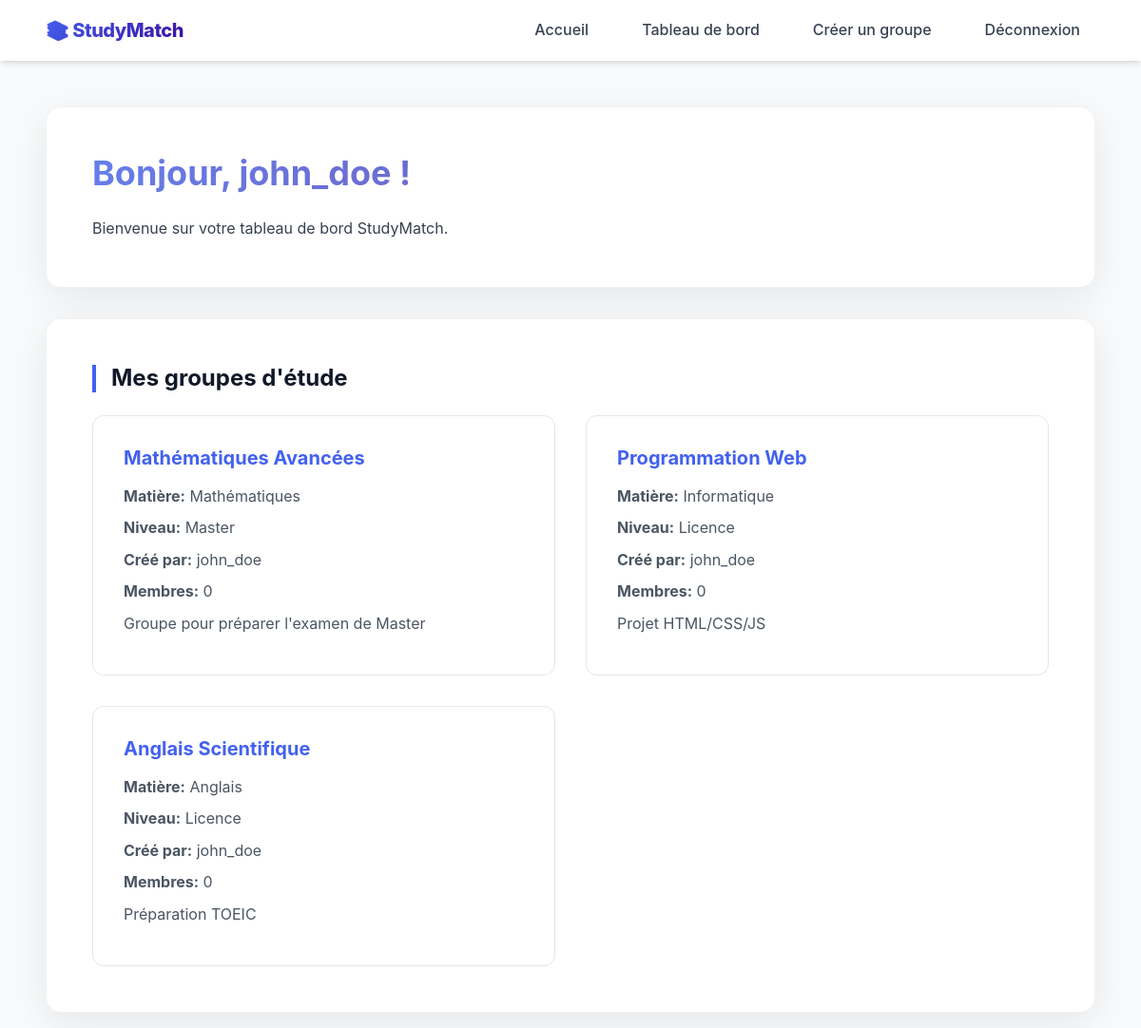
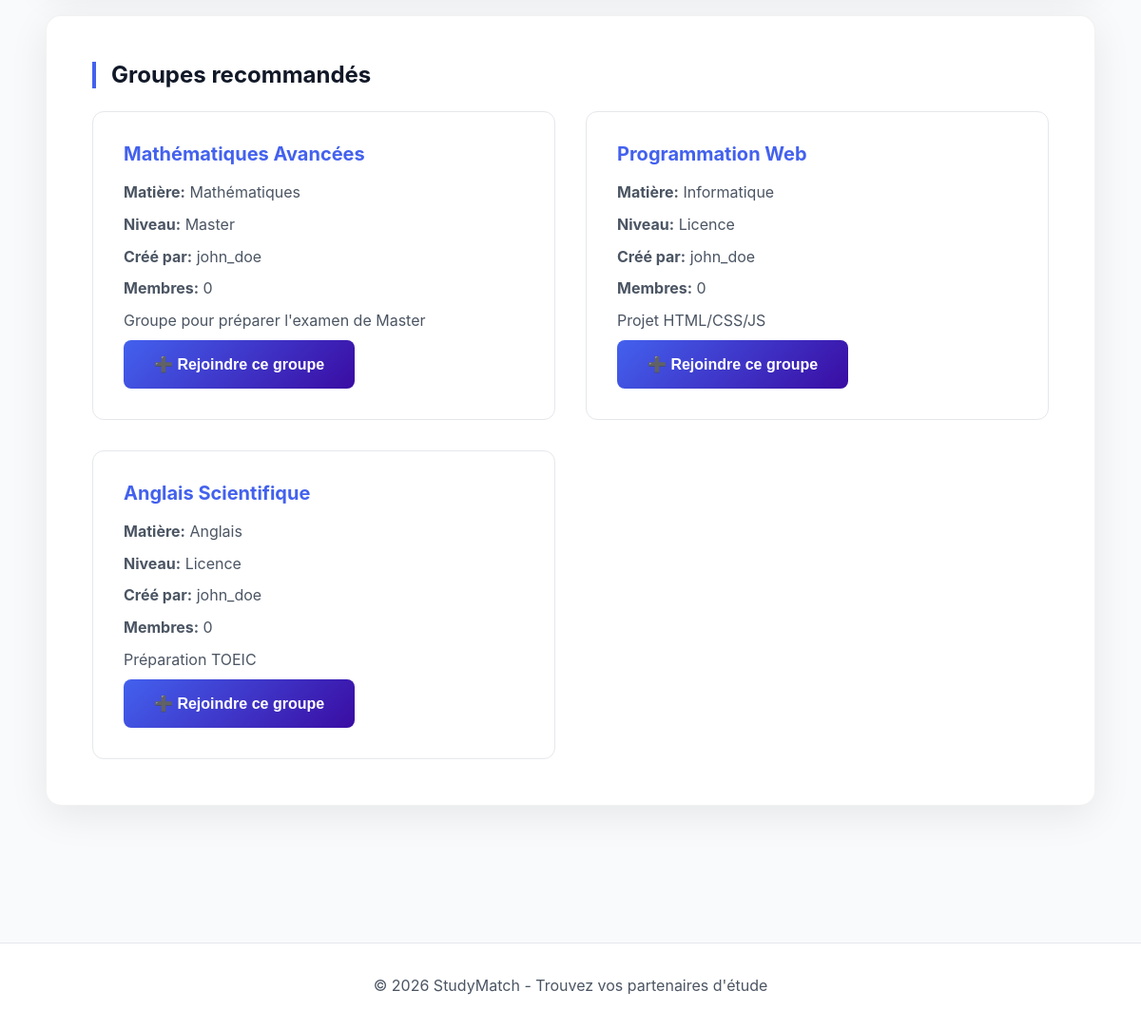
/dashboard.php (signed in), run on the app's committed database (2 pictures, top to bottom).
### tables this page shows
CREATE TABLE `study_groups` (
  `id` int(11) NOT NULL,
  `name` varchar(100) NOT NULL,
  `subject` varchar(100) NOT NULL,
  `level` varchar(50) NOT NULL,
  `description` text DEFAULT NULL,
  `created_by` int(11) NOT NULL,
  `created_at` timestamp NOT NULL DEFAULT current_timestamp()
);

CREATE TABLE `users` (
  `id` int(11) NOT NULL,
  `username` varchar(50) NOT NULL,
  `email` varchar(100) NOT NULL,
  `password` varchar(255) NOT NULL,
  `created_at` timestamp NOT NULL DEFAULT current_timestamp()
);

### dashboard.php (the view, shortened to what this page needs)
<?php
include 'includes/config.php';
$user_id = $_SESSION['user_id'];
$username = $_SESSION['username'];
$my_groups_sql = "SELECT g.*, u.username as creator_name,
                  (SELECT COUNT(*) FROM members WHERE group_id = g.id) as member_count
                  FROM study_groups g
                  JOIN users u ON g.created_by = u.id
                  LEFT JOIN members m ON g.id = m.group_id
                  WHERE g.created_by = ? OR m.user_id = ?
                  GROUP BY g.id
                  ORDER BY g.created_at DESC";
$stmt = $conn->prepare($my_groups_sql);
$stmt->bind_param("ii", $user_id, $user_id);
$stmt->execute();
$my_groups = $stmt->get_result();
?>
<!DOCTYPE html>
<html lang="fr">
<head>
    <link rel="stylesheet" href="assets/css/style.css">
</head>
<body>
    <nav class="navbar">
        <a href="index.php" class="logo">📚 StudyMatch</a>
        <ul class="nav-links">
            <li><a href="index.php">Accueil</a></li>
            <li><a href="dashboard.php">Tableau de bord</a></li>
            <li><a href="create_group.php">Créer un groupe</a></li>
            <li><a href="logout.php">Déconnexion</a></li>
        </ul>
    </nav>
    <div class="container">
        <div class="card">
            <h1>Bonjour, <?php echo htmlspecialchars($username); ?> !</h1>
            <p>Bienvenue sur votre tableau de bord StudyMatch.</p>
        </div>
        <div class="card">
            <h2>Mes groupes d'étude</h2>
            <div class="grid">
                <?php if ($my_groups->num_rows > 0): ?>
                    <?php while ($group = $my_groups->fetch_assoc()): ?>
                        <div class="group-card">
                            <h3><?php echo htmlspecialchars($group['name']); ?></h3>
                            <p><strong>Matière:</strong> <?php echo htmlspecialchars($group['subject']); ?></p>
                            <p><strong>Niveau:</strong> <?php echo htmlspecialchars($group['level']); ?></p>
                            <p><strong>Créé par:</strong> <?php echo htmlspecialchars($group['creator_name']); ?></p>
                            <p><strong>Membres:</strong> <?php echo $group['member_count']; ?></p>
                            <p><?php echo htmlspecialchars(substr($group['description'], 0, 100)); ?></p>
                        </div>
                    <?php endwhile; ?>
                <?php else: ?>
                    <p>Vous n'avez encore rejoint aucun groupe.
                    <a href="create_group.php">Créez votre premier groupe</a> ou explorez les groupes disponibles sur la page d'accueil !</p>
                <?php endif; ?>
            </div>
        </div>
        <div class="card">
            <h2>Groupes recommandés</h2>
            <div id="recommendedGroups">
                <?php
                $recommended_sql = "SELECT g.*, u.username as creator_name,
                                    (SELECT COUNT(*) FROM members WHERE group_id = g.id) as member_count
                                    FROM study_groups g
                                    JOIN users u ON g.created_by = u.id
                                    WHERE NOT EXISTS (
                                        SELECT 1 FROM members m WHERE m.group_id = g.id AND m.user_id = ?
                                    )
                                    ORDER BY g.created_at DESC
                                    LIMIT 3";
                $stmt = $conn->prepare($recommended_sql);
                $stmt->bind_param("i", $user_id);
                $stmt->execute();
                $recommended = $stmt->get_result();
                if ($recommended->num_rows > 0):
                ?>
                <div class="grid" id="recommendedGroupsGrid">
                    <?php while ($group = $recommended->fetch_assoc()): ?>
                        <div class="group-card" data-group-id="<?php echo $group['id']; ?>">
                            <h3><?php echo htmlspecialchars($group['name']); ?></h3>
                            <p><strong>Matière:</strong> <?php echo htmlspecialchars($group['subject']); ?></p>
                            <p><strong>Niveau:</strong> <?php echo htmlspecialchars($group['level']); ?></p>
                            <p><strong>Créé par:</strong> <?php echo htmlspecialchars($group['creator_name']); ?></p>
                            <p><strong>Membres:</strong> <?php echo $group['member_count']; ?></p>
                            <p><?php echo htmlspecialchars(substr($group['description'], 0, 100)); ?></p>
                            <button class="btn join-group-btn" data-group-id="<?php echo $group['id']; ?>">➕ Rejoindre ce groupe</button>
                        </div>
                    <?php endwhile; ?>
                </div>
                <?php else: ?>
                    <p>Aucun groupe recommandé pour le moment. Revenez plus tard !</p>
                <?php endif; ?>
            </div>
        </div>
    </div>
    <footer class="footer">
        <p>&copy; 2026 StudyMatch - Trouvez vos partenaires d'étude</p>
    </footer>
</body>
</html>

### data on the page
study_groups: name "Mathématiques Avancées", subject "Mathématiques", level "Master", created_by.username "john_doe", member_count "0", description "Groupe pour préparer l'examen de Master"
study_groups: name "Programmation Web", subject "Informatique", level "Licence", created_by.username "john_doe", member_count "0", description "Projet HTML/CSS/JS"
study_groups: name "Anglais Scientifique", subject "Anglais", level "Licence", created_by.username "john_doe", member_count "0", description "Préparation TOEIC"
